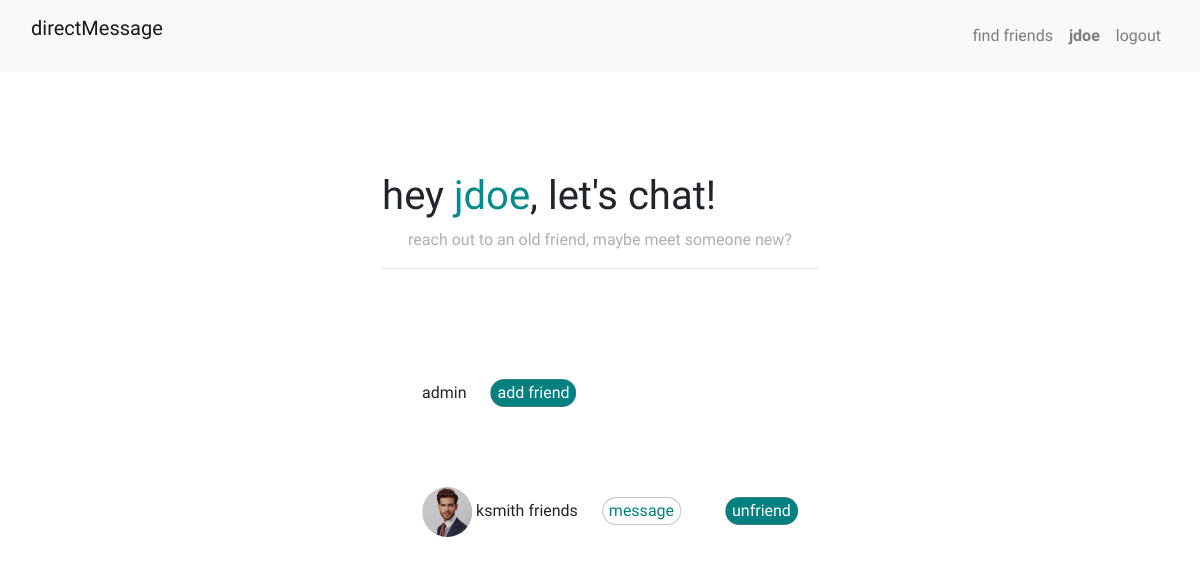
The page / (signed in) on the database as committed earlier.
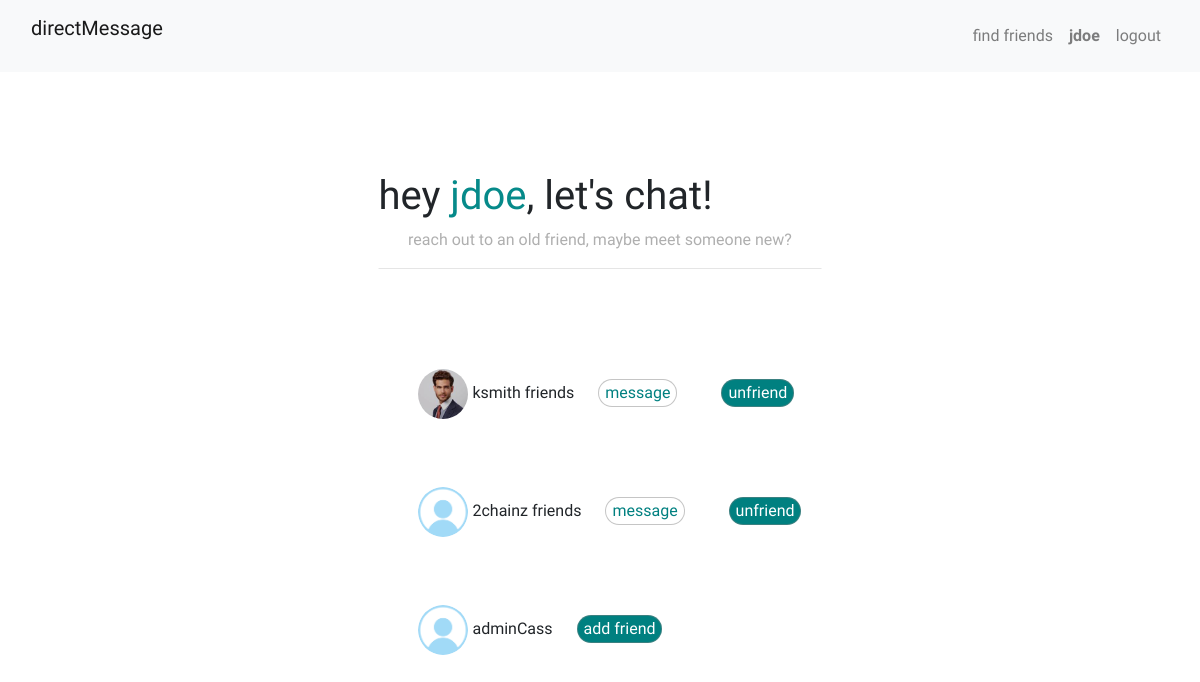
The same page on the database as committed later.
### accounts/models.py (models this page shows)
class User(AbstractUser):
    def natural_key(self):
        return {
            "username": self.username,
            "email": self.email
        }

### directMessage/models.py (models this page shows, shortened)
class Profile(models.Model):
    profile = models.OneToOneField(
        settings.AUTH_USER_MODEL, on_delete=models.CASCADE, related_name='profile', null=True)
    friends = models.ManyToManyField(
        "Profile", related_name='friend_of', blank=True)
    profile_image = models.ImageField(
        upload_to='profile', blank=True, default='profile/default_img.png')
    def __str__(self):
        return self.profile.username

### directMessage/views.py (the view)
# urls.py: path("", views.index, name="index"),
@login_required
def index(request):
    current_user = Profile.objects.get(id=request.user.id)
    friends = current_user.friends.all()
    profiles = Profile.objects.all()
    return render(request, "directMessage/index.html", {
        "current_user": current_user,
        "profiles": profiles.exclude(profile=request.user.id),
        "friends": friends
    })

### directMessage/templates/directMessage/index.html (shortened to what this page needs)
{% extends "directMessage/layout.html" %}
    {% block body %}
    <div class="center">
    <div id="banner">
        <h1>hey <span id="chat">{{current_user}}</span>, let's chat!</h1>
        <p style="text-align: center;">reach out to an old friend, maybe meet someone new?</p>
    </div>
    <hr>
  <br>
<div id="all_user_profiles">
<ul class="center">
    {% for profile in profiles %}
    <li>
                {% if profile.profile_image %}
        <img class="profile_img_index" src="{{profile.profile_image.url}}"/>
    {% endif %}
    {{profile.profile.username}}
    {% if user.profile in profile.friends.all %}
    friends <button class="message_btn" onclick= "convoButton(this.dataset.message)" data-message="{{profile.profile.username}}">message</button>
    <button class="friend_btn" onclick= "friendshipStatus(this.dataset.message)" data-message="{{profile.id}}">unfriend</button>
</li>
    {% else %}
        <button class="friend_btn" onclick="friendshipStatus(this.dataset.message)" data-message="{{profile.id}}">add friend</button>
        </li>
    {% endif %}
    {% endfor %}
</ul>
 </div>
    </div>
      {% endblock %}

### directMessage/templates/directMessage/layout.html (shortened to what this page needs)
{% load static %}
<!DOCTYPE html>
<html lang="en">
    <head>
        <link rel="stylesheet" href="https://stackpath.bootstrapcdn.com/bootstrap/4.4.1/css/bootstrap.min.css">
        <link rel=”stylesheet” href=”css/bootstrap.css”>
        <link rel=”stylesheet” href=”css/bootstrap-responsive.css”>
        <link href="{% static 'css/style.css' %}" rel="stylesheet">
    </head>
    <body>
        <nav class="navbar navbar-expand-lg navbar-light bg-light">
            <div class="container-fluid">
              <p class="navbar-brand">directMessage</p>
                <div class="navbar-nav">
                  <a class="nav-link" aria-current="page" href="{% url 'index' %}">find friends</a>
                  {% if user.is_authenticated %}
                  <a id='current_user' data-message='{{user.id}}' class="nav-link" href="{% url 'profile' %}"><strong>{{ user.username }}</strong></a>
                  <a class="nav-link" aria-current="page" href="{% url 'logout' %}">logout</a>
                  {% endif %}
                </div>
              </div>
          </nav>
            {% block body %}
            {% endblock %}
    </body>
</html>

### directMessage/static/css/style.css (style rules this page uses)
ul { list-style: none; }
button { outline: none !important; }
body, button, input[type='text'] { font-family: 'Quicksand', sans-serif; }
.center { position: relative; display: inline-block; left: 50% !important; transform: translate( -50% ); }
#chat { color: rgb(6, 138, 138); }
#banner { margin-top: 100px; background-color: white; }
#banner p { color: rgb(175, 175, 175); }
.profile_img_index { border-radius: 50% 50% 50% 50%; width: 50px; height: 50px; }
.friend_btn { border-radius: 25px; background-color: teal; color: white; border: 0.5px rgba(128, 128, 128, 0.459) solid; }
.message_btn { border-radius: 25px; background-color: white; color: teal; border: 0.5px rgba(128, 128, 128, 0.459) solid; }
#all_user_profiles li { margin-top: 50px; }
#all_user_profiles button { margin: 20px; }

Rows that differ between the two databases and show on the page:
removed Profile: profile.username "admin"
added Profile: profile_image (placeholder picture), profile.username "2chainz"
added Profile: profile_image (placeholder picture), profile.username "adminCass"
